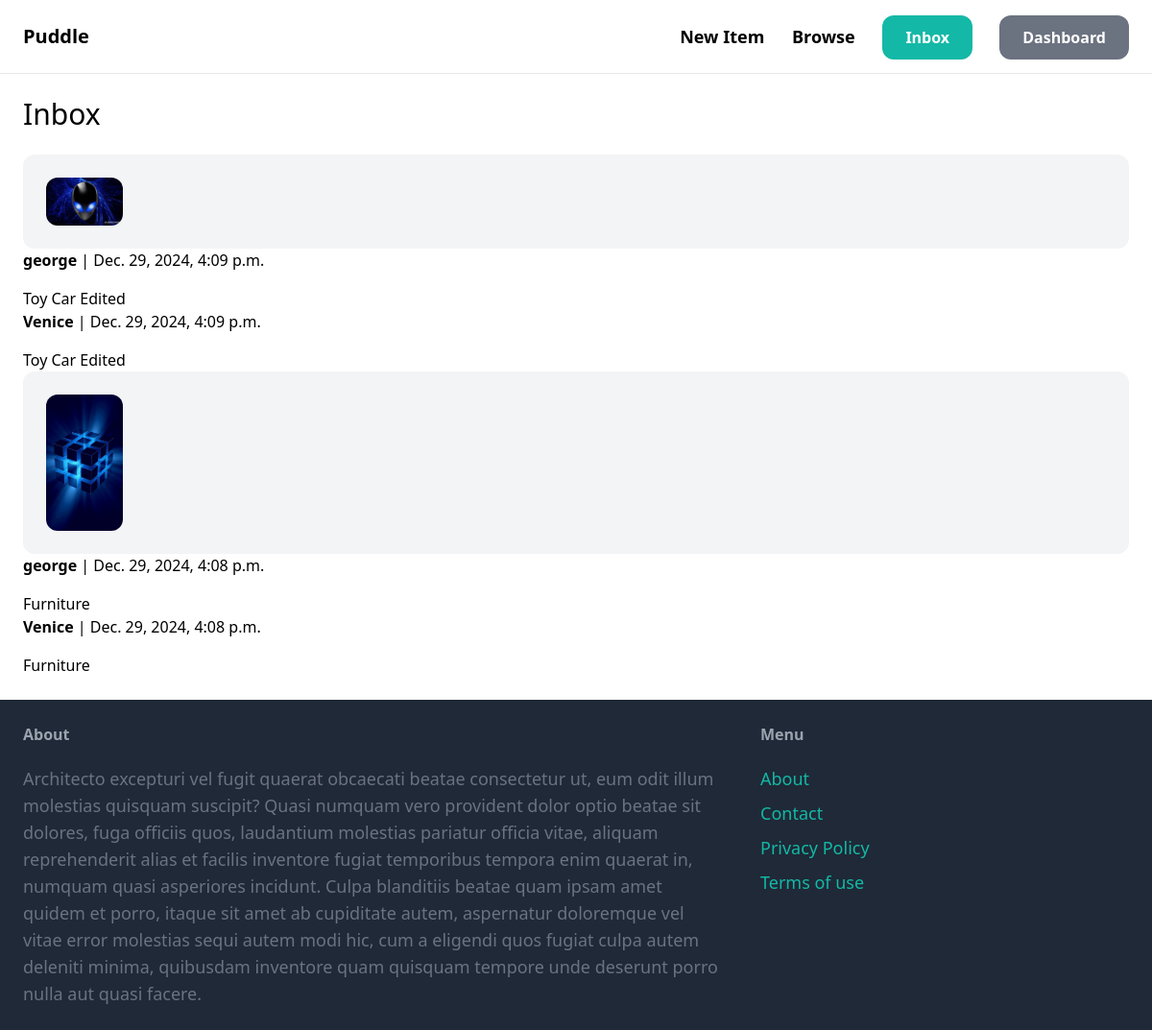
The page /inbox/ (signed in) on the database its author committed.
### conversation/models.py (models this page shows)
class Conversation(models.Model):
    item = models.ForeignKey(Item, related_name='conversations', on_delete=models.CASCADE)
    members = models.ManyToManyField(User, related_name='conversations')
    created_at = models.DateTimeField(auto_now_add=True)
    modified_at = models.DateTimeField(auto_now=True)
    class Meta:
        ordering =('-modified_at',)

### item/models.py (models this page shows, shortened)
class Item(models.Model):
    category = models.ForeignKey(Category, related_name='items', on_delete=models.CASCADE,null=True)
    name = models.CharField(max_length=255)
    description = models.TextField(blank=True, null=True)
    price = models.FloatField()
    image = models.ImageField(upload_to='items_images', blank=True, null=True)
    is_sold = models.BooleanField(default=False)
    created_by = models.ForeignKey(User, related_name='items', on_delete=models.CASCADE, null=True)
    created_at = models.DateTimeField(auto_now_add=True)

### conversation/views.py (the view)
# urls.py: path('', views.inbox, name='inbox'),
@login_required
def inbox(request):
    conversations = Conversation.objects.filter(members__in=[request.user.id])
    return render(request, 'conversation/inbox.html',{
        'conversations':conversations,
    })

### conversation/templates/conversation/inbox.html (shortened to what this page needs)
{%extends 'core/base.html'%}
{% block content%}
<h1 class='mb-6 text-3xl'> Inbox<h1>
<div class='space-y-6'>
    {% for conversation in conversations%}
        <a href="{% url 'conversation:detail' conversation.id%}">
            <div class='p-6 flex bg-gray-100 rounded-xl'>
                <div class='pr-6'>
                    <img src="{{conversation.item.image.url}}" class='w-20 rounded-xl'>
                </div>
            </div>
            <div>
                {% for member in conversation.members.all%}
                    {%if member != member.user%}
                        <p class='mb-4'> <strong> {{member.username}}</strong> | {{conversation.modified_at}} </p>
                        <p> {{conversation.item.name}}</p>
                    {%endif%}
                {%endfor%}
            </div>
        </a>
    {%endfor%}
</div>
{% endblock%}

### rows shown on the page
Conversation: item.image (picture), modified_at "Dec. 29, 2024, 4:09 p.m.", item.name "Toy Car Edited"
Conversation: item.image (picture), modified_at "Dec. 29, 2024, 4:08 p.m.", item.name "Furniture"

### other values the page prints
{{ member.username }} "george"
{{ member.username }} "Venice"
